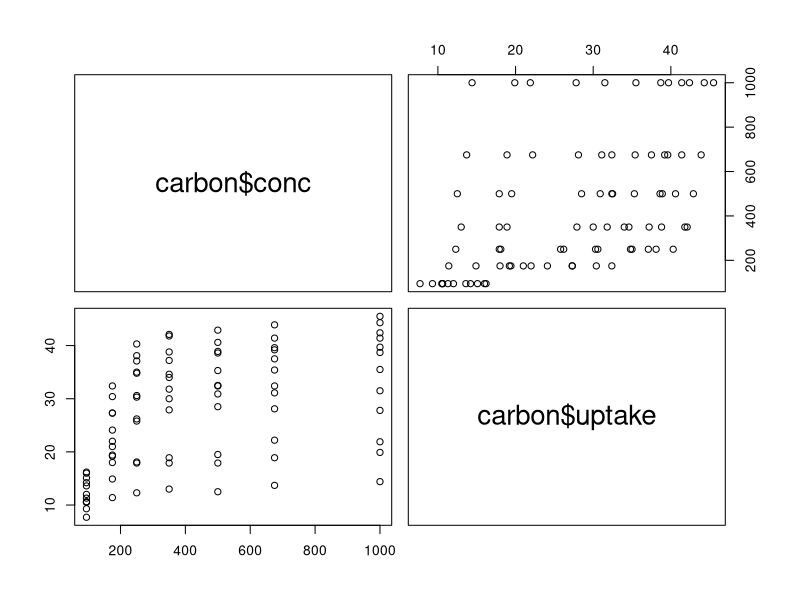
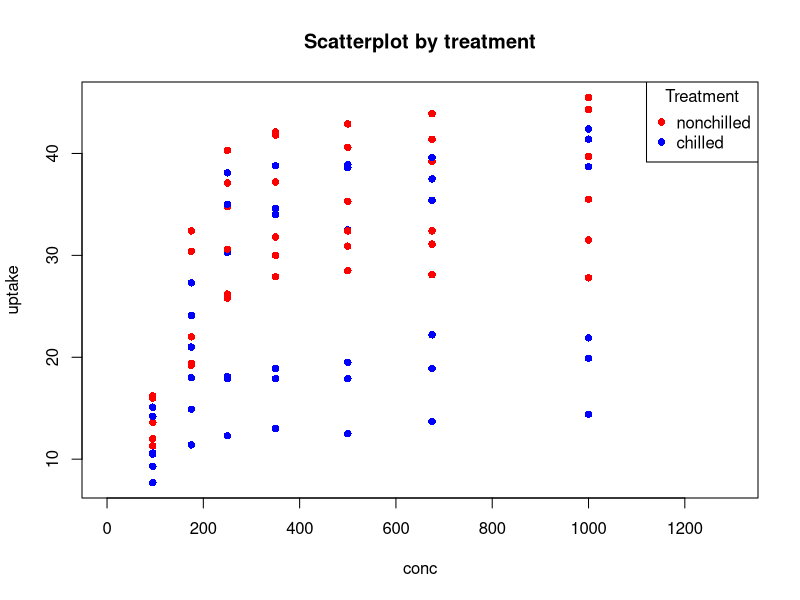
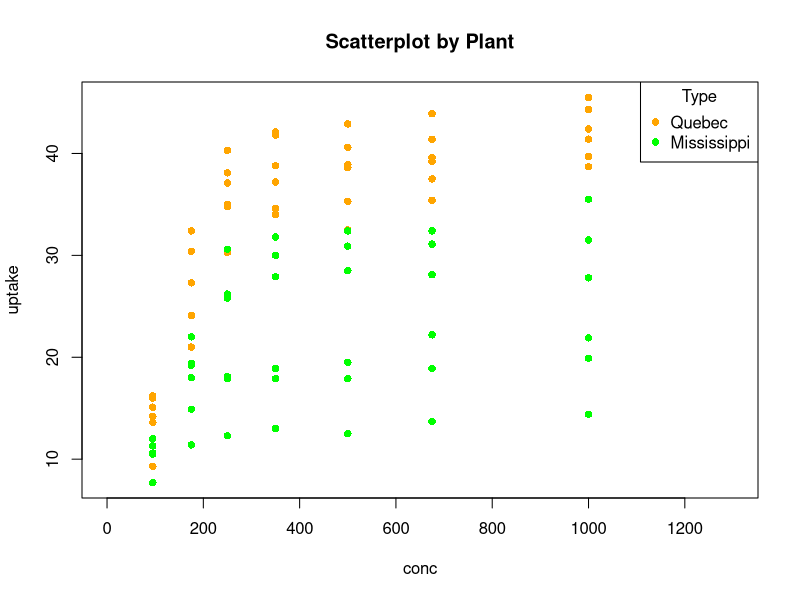
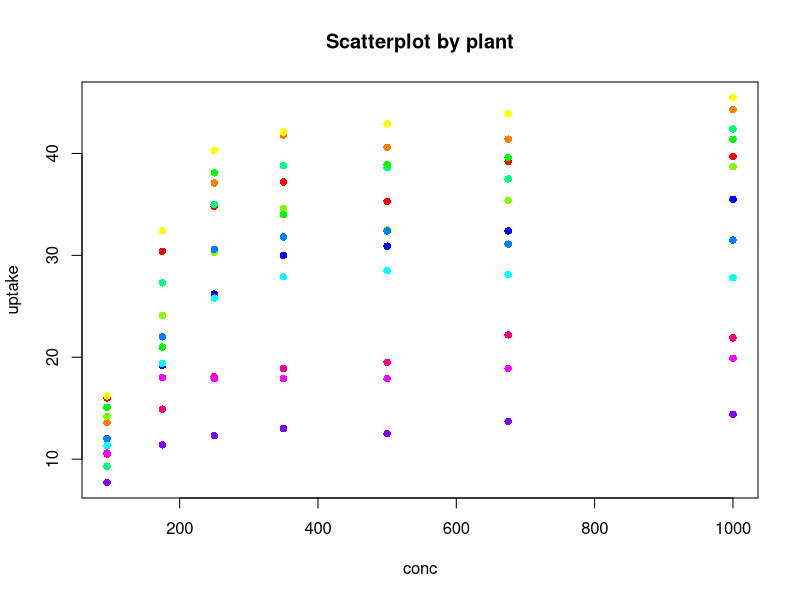
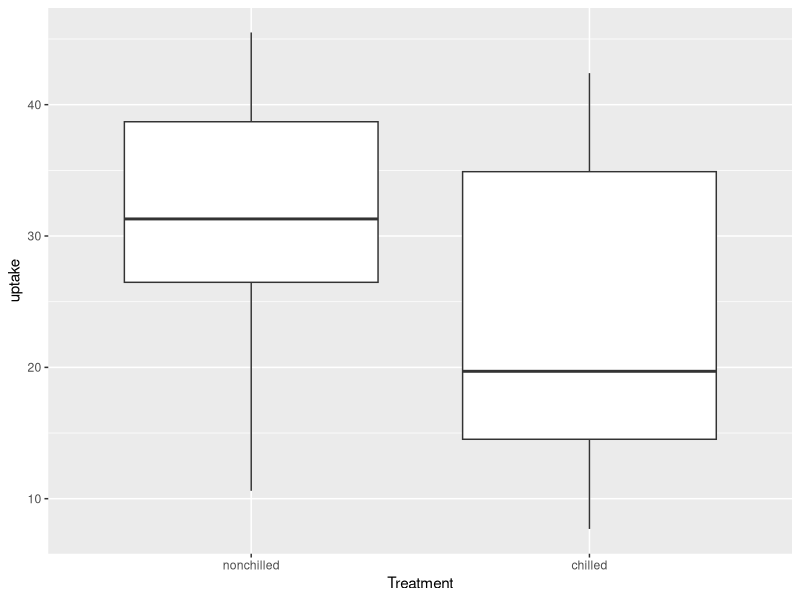
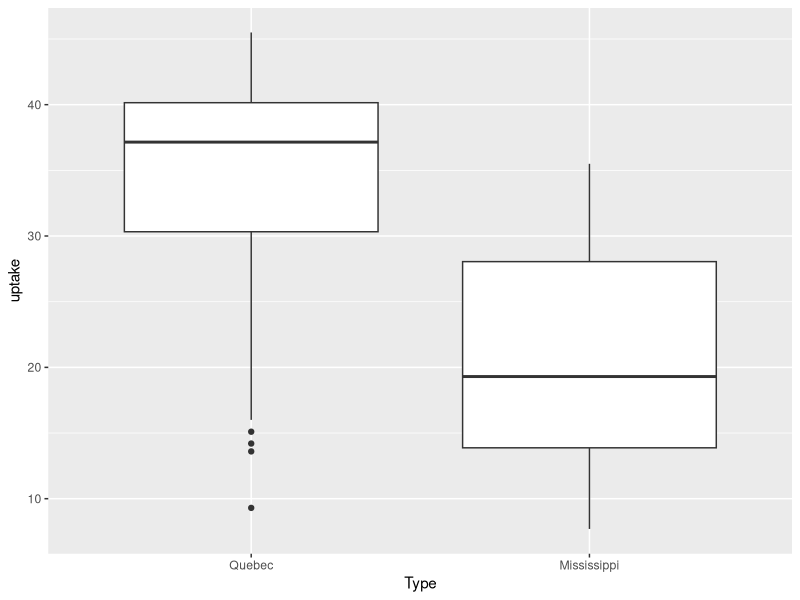
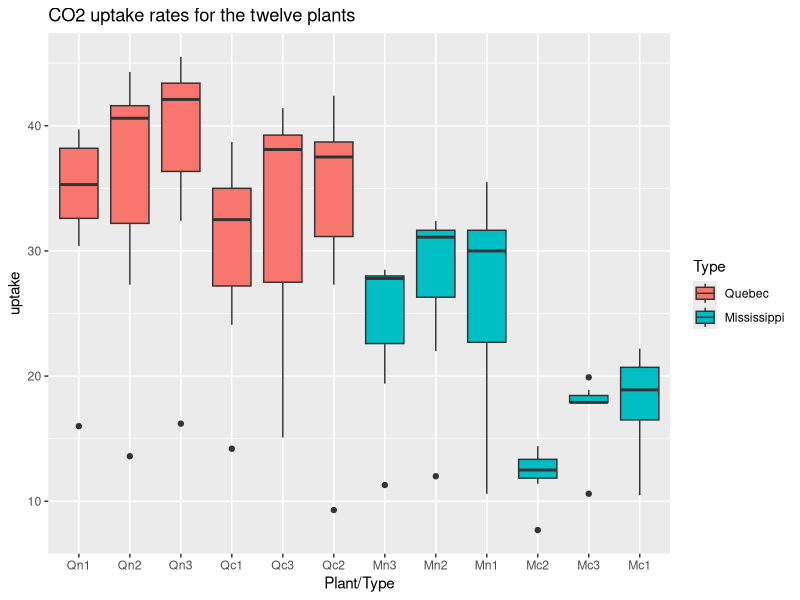
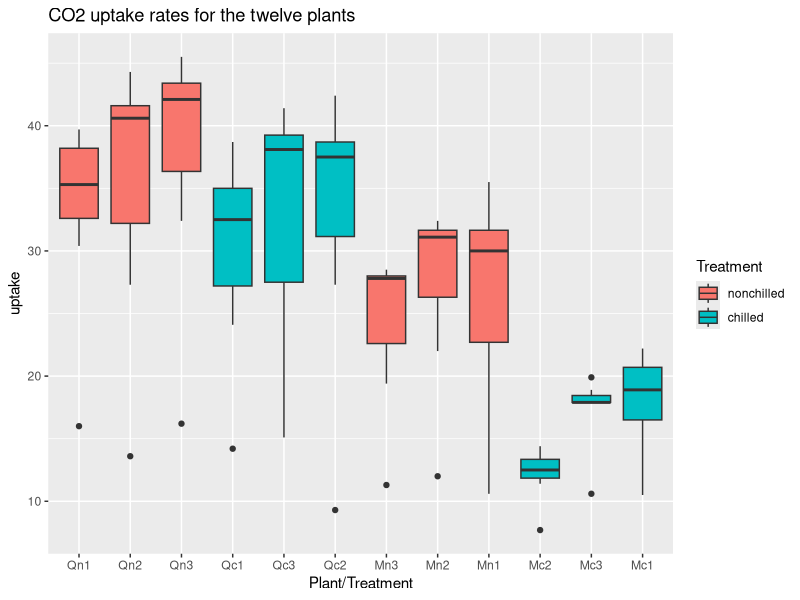

These charts were generated, in order, by the following R code:
#EDA on built-in datasets in R

#view all the built-in datasets in R
data()

#viewing an inbuilt dataset named CO2
CO2

# ? is used to get infomation about any entity in R
# here we use ?(CO2) to get information about the CO2
?CO2

#structure of the datasets
str(CO2)

#class of dataset
class(CO2)

#loading the CO2 dataset into a variable

carbon<-CO2

print(carbon)

#performing EDA on DATASET
#EDA stand for exploratory data analysis in which we analyze the datasset to summerize their main characteristics

#EDA on CO2 dataset
#nrow() function is used to print the number of rows in dataset
nrow(carbon)

#ncol() function is used to print the number of columns in the dataset
ncol(carbon)

#print dimensions
dim(carbon)

#print column names
names(carbon)

#see all the attributes
attributes(carbon)

#check for null values in dataset
is.null(carbon)

#duplicated function is used to dicarbonlay duplicate values
#it prints 'false' for non duplicate values and 'true' for duplicate values
duplicated(carbon)

#print summary
summary(carbon)

#covariance
cov(carbon[,4:5])

#correlation
cor(carbon[,4:5])

#distribution of concentrate value
table(carbon$conc)

#scatterplot of conc and uptake rate
pairs(~carbon$conc+carbon$uptake)

#From the scatterplot, there is no linear relationship between conc and uptake but there may be a clearer relationship once the data is separated into sub-categories
plot(carbon$conc,
     carbon$uptake,
     xlim = c(0, 1300),
     xlab = "conc",
     ylab = "uptake",
     main = "Scatterplot by treatment",
     col = ifelse(carbon$Treatment=="nonchilled",
                  "red",
                  "blue"),pch = 16) 
legend("topright",
       c("nonchilled",
         "chilled"), col = c("red", "blue"),
       pch = 16,
       title = "Treatment")

#There is still no linear relationship but nonchilled plants have relatively higher uptake level then chilled plants

plot(carbon$conc,
     carbon$uptake,
     xlim = c(0, 1300),
     xlab = "conc",
     ylab = "uptake",
     main = "Scatterplot by Plant",
     col = ifelse(carbon$Type=="Quebec",
                  "orange",
                  "green"),pch = 16) 
legend("topright",
       c("Quebec",
         "Mississippi"), col = c("orange", "green"),
       pch = 16,
       title = "Type")

#There is still no linear relationship but Quebec plants have relatively higher uptake level then Mississippi plants

plot(carbon$conc,
     carbon$uptake,
     xlab = "conc",
     ylab = "uptake",
     main = "Scatterplot by plant",
     col = rainbow(12)[carbon$Plant],pch = 16)

#There seem to be a nonlinear relationship between the 2 variables.


install.packages("ggplot2")
library("ggplot2")

#Use ggplot2 to create a boxplot comparing the CO2 uptake between the two treatments of grass- "chilled" and "nonchilled"
ggplot(carbon, aes(x=Treatment, y=uptake)) + geom_boxplot()

#Create a boxplot comparing the CO2 uptake between the two types of grass- "Quebec" and "Mississippi"

aggregate(uptake ~ Type, summary, data=carbon)
ggplot(carbon, aes(x=Type, y=uptake)) + geom_boxplot()

#Atleast half of the Plants from Mississippi (Median = 19.3) has less co2 uptake than Quebec (Median = 37.15).


#GGPLOT
#graphical anyalysis using ggplot2
#box plot 1
bp <<-ggplot(data=carbon, aes(y= uptake, x=Plant, fill=Type ) ) # Creates boxplots
bp <- bp + geom_boxplot() # Adds color
bp <- bp + ggtitle("CO2 uptake rates for the twelve plants") # Adds a title
bp <- bp +  ylab("uptake") + xlab("Plant/Type") # Adds kaveks
bp # displays the boxplots

#box plot 2
bp1 <<-ggplot(data=carbon, aes(y= uptake, x=Plant, fill=Treatment ) ) # Creates boxplots
bp1 <- bp1 + geom_boxplot() # Adds color
bp1 <- bp1 + ggtitle("CO2 uptake rates for the twelve plants") # Adds a title
bp1 <- bp1 +  ylab("uptake") + xlab("Plant/Treatment") # Adds kaveks
bp1 # displays the boxplots

#There are a number of outliers in each category here too. Compare to the first boxplot, there is difference in skewness of data in each category. Only Qc3, Mn1 and Mc1 don't have outliers in their value.

hist(carbon$uptake, freq=FALSE)
lines(density(carbon$uptake), col="red")
#uptake is not normally distributed.

ggplot(carbon, aes(x=as.numeric(uptake), y=as.numeric(conc))) +
        geom_polygon(data = carbon, alpha = 0.5, aes(fill = Type)) +
        geom_point(size = 2, stroke = 1, aes(shape = Treatment)) +
        geom_point(aes(color = Plant,shape = Treatment), size = 1) +
        scale_shape_manual(values = c(21, 22))





#Regression and Correlation

#Regression
#Using ggplot2 to create a scatter plot with conc on the x-axis, uptake on the y-axis, where each point is colored according to its Type ("Quebec" vs "Mississippi").
ggplot(carbon, aes(x=conc, y=uptake, color=Type)) + geom_point() + scale_x_log10()

#Performing a multiple linear regression explaining CO2 uptake by both the log of the concentration and the Type variable.
mfit = lm(uptake ~ log(conc) + Type, data=carbon)
summary(mfit)

#Using ggplot2 to create a scatter plot with conc on the x-axis, uptake on the y-axis, where each point is colored according to its Type ("Quebec" vs "Mississippi") and the shape of each point (the "pch" or "shape" aesthetic) is determined by the Treatment ("chilled" vs "nonchilled").
ggplot(carbon, aes(x=conc, y=uptake, color=Type, shape=Treatment)) + geom_point() + scale_x_log10()

#Performing a multiple linear regression explaining CO2 uptake by the log of the concentration and the Type and Treatment variables. 
mfit2 = lm(uptake ~ log(conc) + Type + Treatment, data=carbon)
summary(mfit2)

#Based on this graph, the combination of treatment and type leads to the lowest CO2 uptake is Mississippi+chilled


#correlation
#making a data frame variable with CO2 dataset
carbon<- CO2

#display the dataset
carbon

#changing the categorical data with specific number values for each category
carbon$Plant = factor(carbon$Plant,
                          levels = c('Qn1', 'Qn2','Qn3','Qc1','Qc2','Qc3','Mn1','Mn2','Mn3','Mc1','Mc2','Mc3'),
                          labels = c(1,2,3,4,5,6,7,8,9,10,11,12))

#we get values in integer format, but we need numeric values for cor() function
#using as.numeric() to change integer to numeric values for column Plant
carbon$Plant = as.numeric(carbon$Plant)

#cor() function computes the correlation coefficient
cor(carbon$uptake, carbon$Plant)

#cor.test() test for association/correlation between paired samples.
#It returns both the correlation coefficient and the significance level(or p-value) of the correlation .
cor.test(carbon$uptake, carbon$Plant)

# assign the uptake
Uptake<-carbon$uptake
Plant<-carbon$Plant


# Create the liner model
linearModel <- lm(Uptake ~ Plant)


# plot the Co2 data, this is not sorted
par(mfrow = c(2,1))

plot(Plant, Uptake, main = "Unsorted CO2 data")

# create a line through the non sorted data
abline(linearModel,col = "red")

# Create the linear model
plot(Uptake, Plant, main = "Unsorted CO2 data")
abline(linearModel,col = "red")

